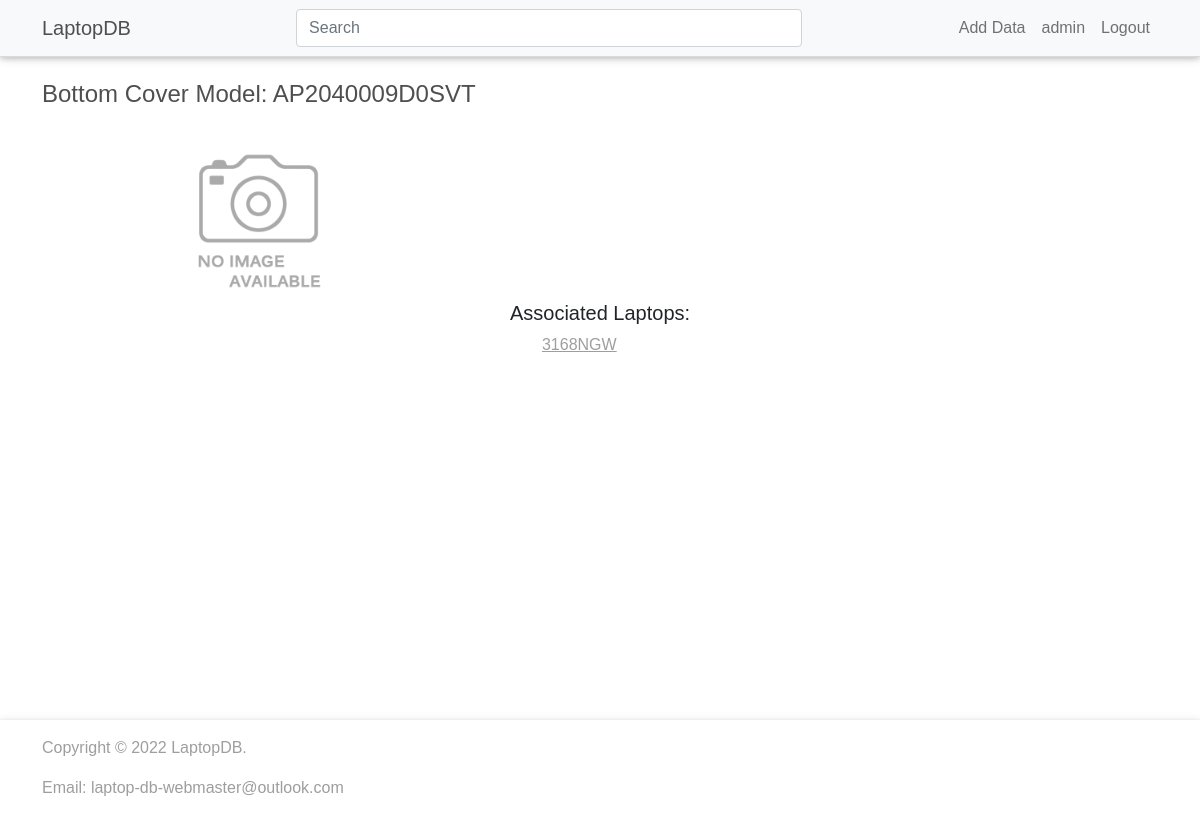
/item/AP2040009D0SVT/ (signed in), run on the app's committed database.
### catalog/models.py (models this page shows, shortened)
class Part(models.Model):
    model = models.CharField(max_length=200, null=True, blank=True, unique=True)
    laptop_model = models.ManyToManyField(Laptop)
    updated = models.DateTimeField(auto_now=True)
    created = models.DateTimeField(auto_now_add=True)
    created_by = models.ForeignKey(User, on_delete=models.SET_NULL, null=True)
    country_id = CountryField(blank_label='-- Select Country --', null=True, blank=True)
    part_type = models.CharField(choices=CATEGORY_CHOICES, max_length=4, null=True, blank=True)
    image = models.ImageField(null=True, blank=True, default="default.png")
    class Meta:
        ordering = ['-updated', '-created']

class Laptop(models.Model):
    laptop_model = models.CharField(max_length=200, unique=True, null=True)
    manufacturer = models.CharField(max_length=200, null=True)
    series = models.CharField(max_length=200, null=True)
    serial_number = models.ManyToManyField(Serial_Number, blank=True)
    updated = models.DateTimeField(auto_now=True)
    created = models.DateTimeField(auto_now_add=True)
    created_by = models.ForeignKey(User, on_delete=models.SET_NULL, null=True)
    country_id = CountryField(blank_label='-- Optional -- Select Country -- ', null=True, blank=True)
    image = models.ImageField(null=True, blank=True, default="default.png")
    class Meta:
        ordering = ['-updated', '-created']

### catalog/views.py (the view)
# urls.py: path('item/<str:model_number>/', views.item_page, name='item-page'),
@login_required(login_url='login-page')
def item_page(request, model_number):
    part = Part.objects.get(model=model_number)
    part_type = part_types[part.part_type]
    laptops = part.laptop_model.all()
    return render(request, "base/item-page.html", {"model_number": model_number, "laptops": laptops, "model_name": part_type, "part": part})

### catalog/templates/base/item-page.html (shortened to what this page needs)
{% extends 'main.html' %}
{% block content %}
    <main>
        <div class='product'>
            <div class="container">
                <div class="container-flex-row">
                    <div class="container-flex-col">
                        <div class="title-item dark-grey-text">
                            <strong><h4>{{model_name}} Model: {{model_number}}</h4></strong>
                        </div>
                        <div class="image-item">
                            <img src="{{part.image.url}}" class="card-img-top"/>
                        </div>
                    </div>
                </div>
                <div class="container-flex-row">
                    <div class="container-flex-col mx-auto ml-1">
                        <div class="text-item">
                            <h5>Associated Laptops:</h5>
                            {% for laptop in laptops %}
                                <ul><a class="grey-text" href="{% url 'laptop-page' laptop.laptop_model %}">{{laptop.laptop_model}}</a></ul>
                            {% endfor %}
                        </div>
                    </div>
                </div>
            </div>
        </div>
    </main>
{% endblock %}

### templates/includes/header.html (shortened to what this page needs)
<nav class="navbar navbar-expand-lg navbar-light bg-light fixed-top">
  <div class="container">
    <a class="navbar-brand" href="{% url 'home' %}">
      <strong class="dark-grey-text">LaptopDB</strong>
    </a>
    <div class="collapse navbar-collapse" id="navbarSupportedContent">
      <div class="navbar-nav mx-auto w-50">
        <form class="d-flex w-100" method="GET" action="{% url 'search-results' %}">
          <input class="form-control" name="p" type="search" placeholder="Search" aria-label="Search">
        </form>
      </div>
      <div class="navbar-nav">
        <a class="nav-link" aria-current="page" href={% url 'add-data' %}> Add Data </a>
        {% if request.user.is_authenticated %}
          <a class="nav-link" aria-current="page" href="{% url 'profile-page' user.username %}">{{user.username}}</a>
        {% endif %}
        {% if request.user.is_authenticated %}
          <a class="nav-link" aria-current="page" href="{% url 'logout-page' %}"> Logout </a>
        {% else %}
          <a class="nav-link waves-effect" href="{% url 'login-page' %}"> Login </a>
          <a class="nav-link waves-effect" href="{% url 'register-page' %}"> Signup </a>
        {% endif %}
      </div>
    </div>
  </div>
</nav>

### static/styles/style.css (style rules this page uses)
body { font-family: 'PT-Sans', sans-serif; }
.navbar { background-color: rgb(255, 255, 255); border-bottom: 1px solid rgba(0, 0, 0, 0.125); }
.home, .search, .add-data, .add-parts, .product, .user-profile, .login, .register { background-color: rgb(255, 255, 255); min-height: 90vh; display: flex; flex-direction: column; padding-top: 10vh; padding-bottom: 5vh; }
.product .container { gap: 5%; }
.container .container-flex-row { display: flex; height: 80%; flex-direction: row; flex: 1 1 0; }
.container .container-flex-col { flex-direction: column; }
.container .title-item { text-align: center; margin-bottom: 2rem; }
.image-item > img { border-radius: 5px; max-height: 20vh; object-fit: contain; }
.grey-text { color: #9e9e9e !important; }
.dark-grey-text { color: #4f4f4f !important; }

### data on the page
Part: model "AP2040009D0SVT", image (placeholder picture)
Laptop: laptop_model "3168NGW"

### other printed values
{{ user.username }} "admin"
{{ model_name }} "Bottom Cover"
